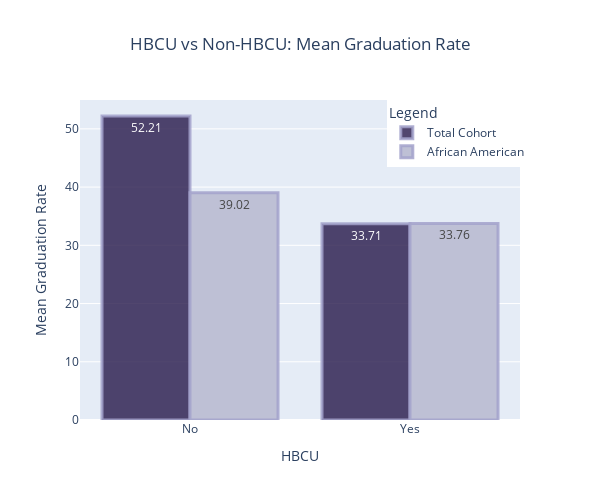

Write notebook code for a chart like this one.
### Code cell
fig = go.Figure()

fig.add_trace(go.Bar(
    x=hbcu_grad.index, y=hbcu_grad[total],name="Total Cohort", 
    text=np.round(hbcu_grad[total], 2), marker=dict(color=colors[0], line=dict(width=3, color=colors[3]))
))
fig.add_trace(go.Bar(
    x=hbcu_grad.index, y=hbcu_grad[black], 
    name="African American", text=np.round(hbcu_grad[black], 2),
    marker=dict(color=colors[4], line=dict(width=3, color=colors[3]))
))

fig.update_layout(
    
    title="HBCU vs Non-HBCU: Mean Graduation Rate",
    title_x= 0.5,
    xaxis={
        'title': 'HBCU'
    },
    yaxis={
        'title': 'Mean Graduation Rate'
    },
    legend={
        'title': 'Legend',
        'xanchor': 'right',
        'yanchor':'top'
    },
    height=500,
    width=600
)

### Figure 1 — Plotly figure (JSON) as saved in the notebook; plotly's stock layout.template omitted (floating-point values rounded to 4 significant figures)
{"data": [{"marker": {"color": "rgba(38, 24, 74, 0.8)", "line": {"color": "rgba(164, 163, 204, 0.85)", "width": 3}}, "name": "Total Cohort", "text": [52.21, 33.71], "type": "bar", "x": ["No", "Yes"], "y": [52.21, 33.71]}, {"marker": {"color": "rgba(190, 192, 213, 1)", "line": {"color": "rgba(164, 163, 204, 0.85)", "width": 3}}, "name": "African American", "text": [39.02, 33.76], "type": "bar", "x": ["No", "Yes"], "y": [39.02, 33.76]}], "layout": {"height": 500, "legend": {"title": {"text": "Legend"}, "xanchor": "right", "yanchor": "top"}, "title": {"text": "HBCU vs Non-HBCU: Mean Graduation Rate", "x": 0.5}, "width": 600, "xaxis": {"title": {"text": "HBCU"}}, "yaxis": {"title": {"text": "Mean Graduation Rate"}}}}
